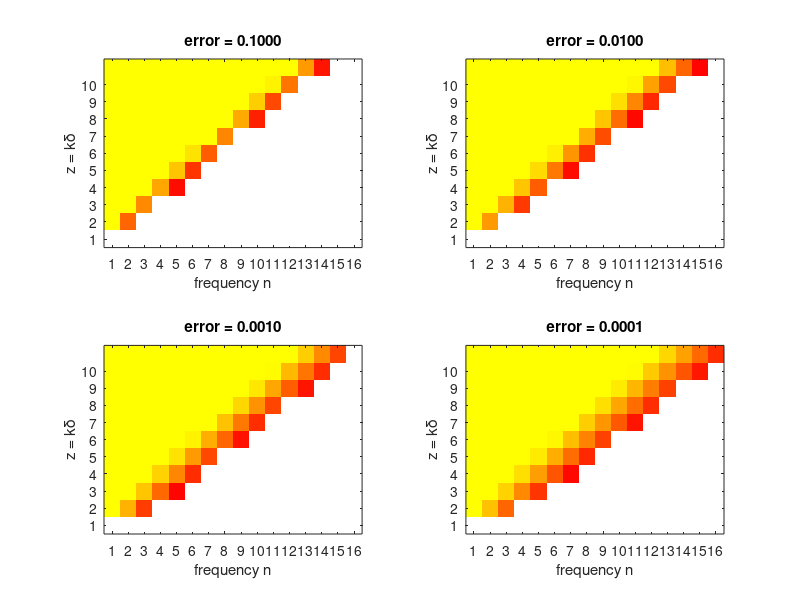

This figure's MATLAB source:
% testing bessel-function properties ; finding K required for various error-bounds epsilon ; 
A = @(K,Z) 1./sqrt(2*pi*K) .* (exp(1) .* Z ./ K / 2).^K *(2*pi); 

eps_ = 0.1.^[1:4];

for np=1:length(eps_);
subplot(2,2,np);
eps = eps_(np);
z_ = 0:10; k_ = 1:16;
[K,Z] = meshgrid(k_,z_);
J = A(K,Z);
cra = colormap('autumn'); cra(1,:) = [1,1,1]; colormap(cra); 
imagesc(log(J),[log10(eps),1]); 
set(gca,'Xtick',k_,'XtickLabel',k_,'Ytick',z_,'YtickLabel',z_,'Ydir','normal');
xlabel('frequency n'); ylabel('z = k\delta'); title(sprintf('error = %0.4f',eps));
end;%for np=1:length(eps_);
